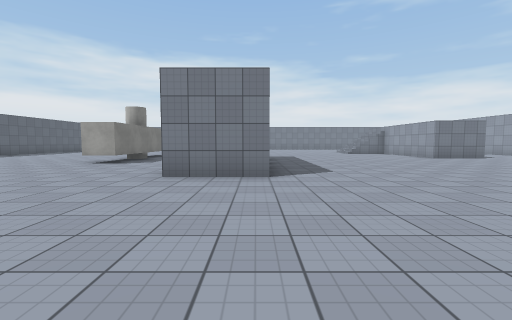
[1] (above)

20 first-person views from a walk through a scene from a Unity 3-D project. The camera is 1.3 m above the floor, tilts 4° down and sees 90° across. The floor is counted in squares, 2 m on a side. Each view is taken from the middle of a square. On the plan, view 1 faces up. The plan holds only what a view shows up to about 9 squares ahead; the rest is blank. Surface patterns are stand-ins for the level's own textures.

[2]
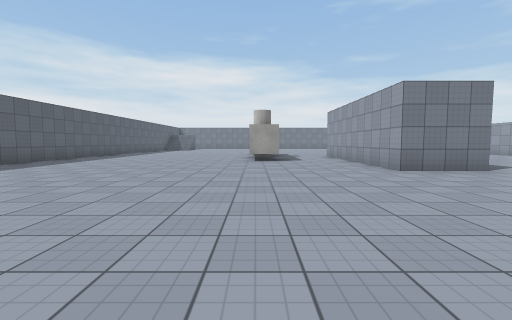

[3]
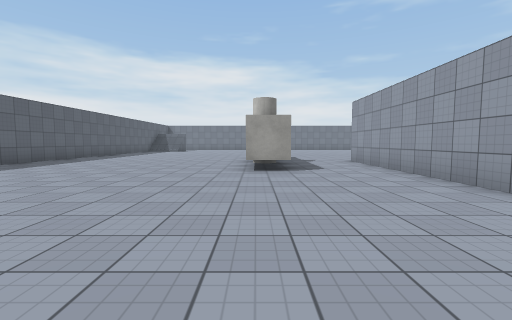

[4]
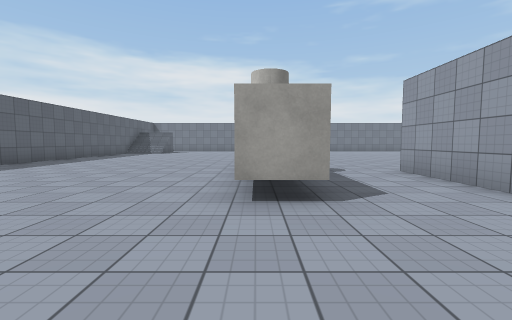

[5]
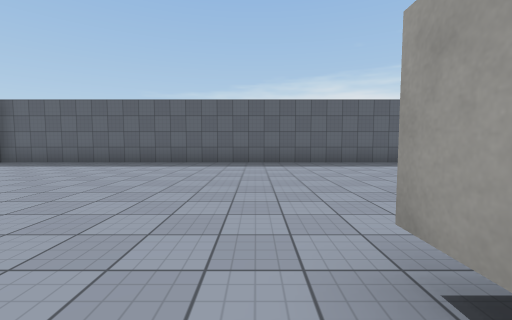

[6]
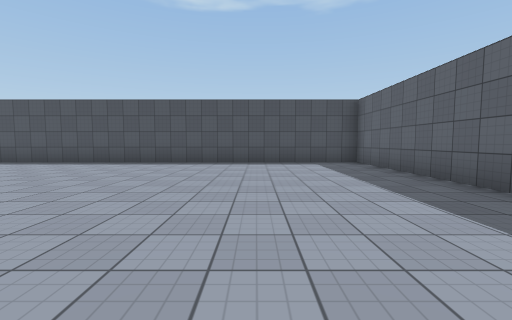

[7]
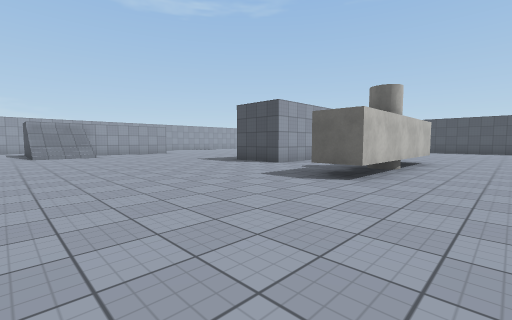

[8]
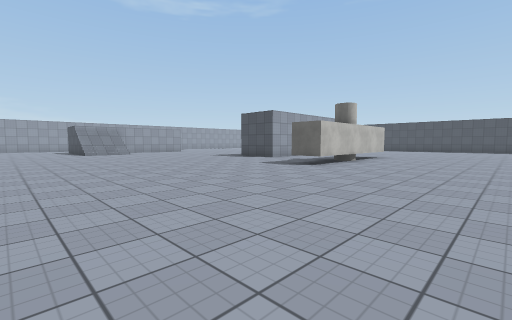

[9]
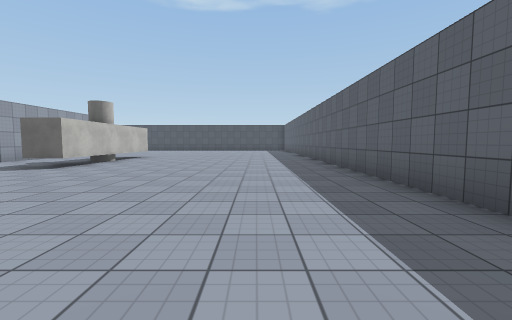

[10]
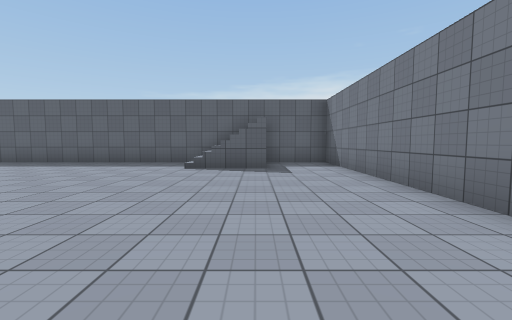

[11]
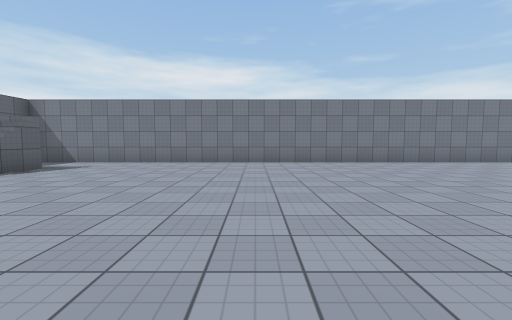

[12]
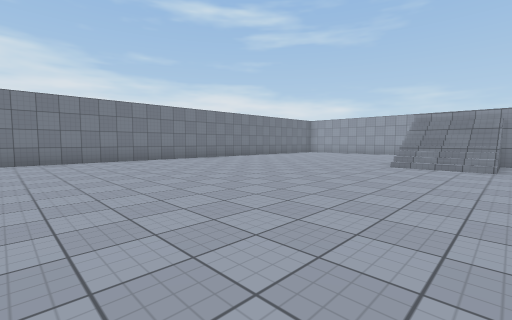

[13]
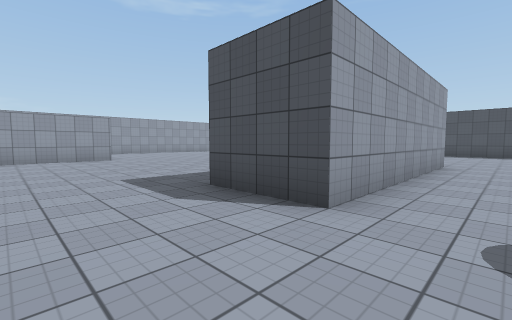

[14]
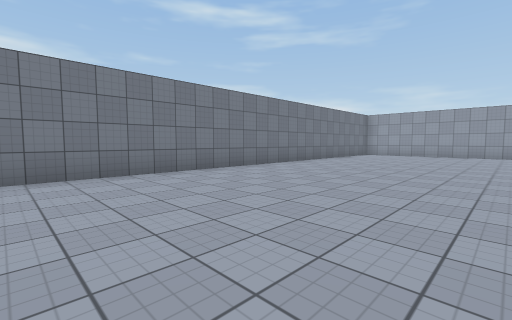

[15]
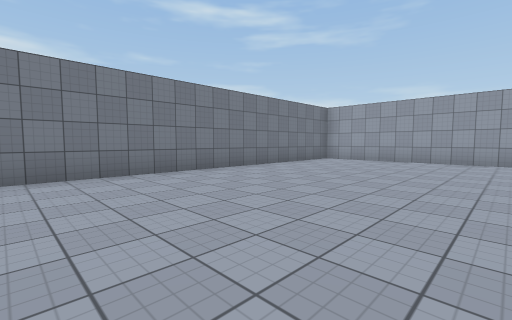

[16]
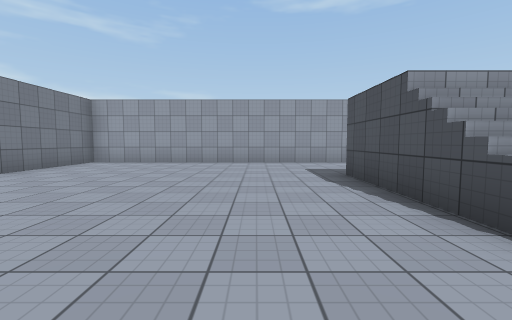

[17]
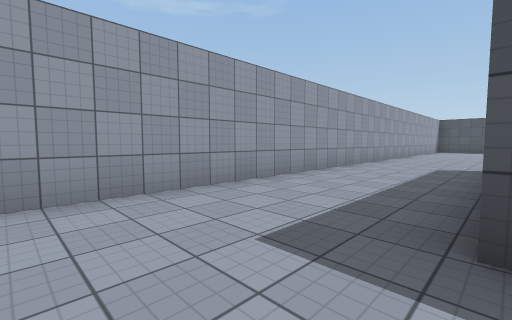

[18]
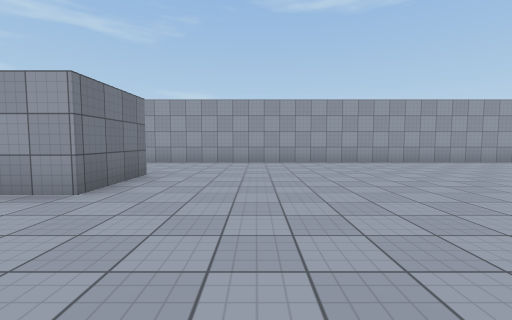

[19]
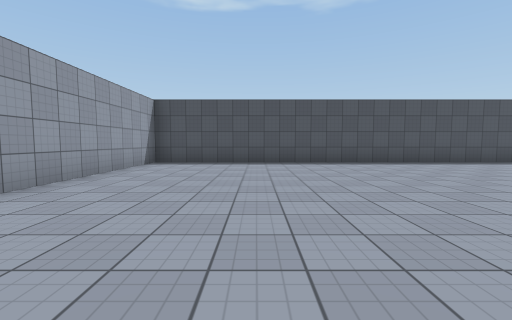

[20]
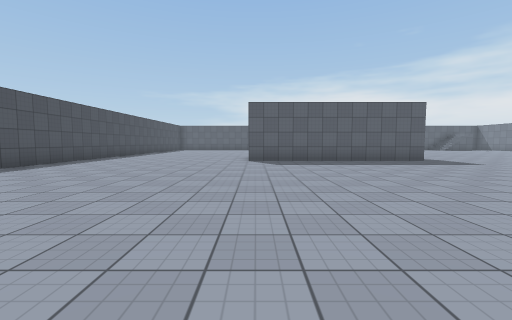

### Floor plan
Key: @ floor where view 1 was taken; # wall or solid block; . floor; / step, stairs or slope; v drop or lower ground; P pillar.
Columns run from 13 left of view 1 to 13 right of it. Each row starts with its distance up from view 1.
 24 ###########################
 23 #.........................#
 22 #.........................#
 21 #///......................#
 20 #/ /......................#
 19 #///......................#
 18 #.........................#
 17 #.........................#
 16 #................./////...#
 15 #................./// /...#
 14 #.................//# /...#
 13 #...................v /...#
 12 #.......#...........v /...#
 11 #.......#...........# /...#
 10 #.......P...##......///...#
  9 #.......#...##............#
  8 #.......#...##............#
  7 #...........##............#
  6 #...........##............#
  5 #...........##............#
  4 #.........................#
  3 #.........................#
  2 #.........................#
  1 #.........................#
  0 #............@............#
 -1 #.........................#
 -2 ###########################

Where each view was taken, in squares from view 1:
view 1: 0 up, 0 right, facing up
view 2: 1 down, 5 left, facing up
view 3: 2 up, 5 left, facing up
view 4: 5 up, 5 left, facing up
view 5: 7 up, 4 left, facing left
view 6: 7 up, 9 left, facing down
view 7: 17 up, 7 left, facing down-right
view 8: 19 up, 9 left, facing down-right
view 9: 19 up, 10 left, facing down
view 10: 21 up, 4 left, facing left
view 11: 15 up, 5 left, facing up
view 12: 14 up, 2 left, facing up-right
view 13: 13 up, 3 left, facing down-right
view 14: 18 up, 1 left, facing up-right
view 15: 18 up, 3 right, facing up-right
view 16: 18 up, 4 right, facing right
view 17: 18 up, 9 right, facing down-right
view 18: 8 up, 4 right, facing right
view 19: 7 up, 9 right, facing down
view 20: 5 up, 9 right, facing left
